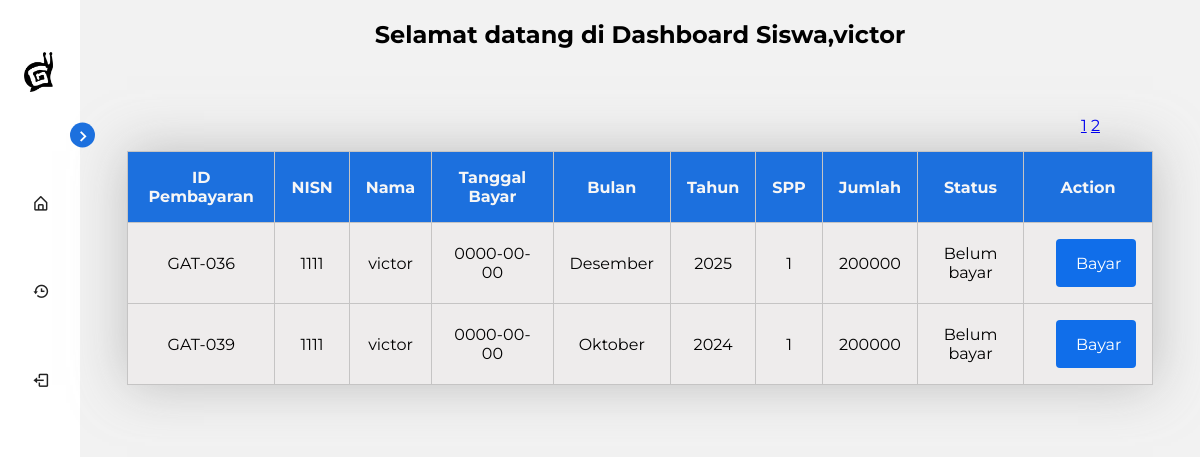
Page /src/user/Dashboard.php?pages=2 (signed in) on the committed database.
### tables this page shows
CREATE TABLE `pembayaran` (
  `id_pembayaran` int(4) NOT NULL,
  `id_petugas` int(2) DEFAULT NULL,
  `nisn` char(10) DEFAULT NULL,
  `tgl_bayar` date NOT NULL,
  `bulan_bayar` varchar(10) NOT NULL,
  `tahun_bayar` varchar(4) NOT NULL,
  `id_spp` int(2) DEFAULT NULL,
  `jumlah_bayar` varchar(11) NOT NULL,
  `Foto` varchar(100) NOT NULL,
  `status` enum('Belum bayar','Sedang proses','Lunas') NOT NULL
);

CREATE TABLE `siswa` (
  `nisn` char(10) NOT NULL,
  `nis` varchar(10) NOT NULL,
  `nama` varchar(30) NOT NULL,
  `id_kelas` int(2) DEFAULT NULL,
  `alamat` text NOT NULL,
  `no_telp` varchar(12) NOT NULL,
  `id_spp` int(2) DEFAULT NULL
);

### src/user/dashboard.php (the view, shortened to what this page needs)
<!DOCTYPE html>
<html lang="en">
<head>
    <link rel="stylesheet" href="../../style/d1.css" />
    <link href="https://unpkg.com/boxicons@2.1.4/css/boxicons.min.css" rel="stylesheet" />
</head>
<body>
    <nav class="sidebar close">
        <header>
            <div class="users">
                <div class="userDisplay">
                    <span class="fotoDisplay">
                        <img class="foto-user" src="../../img/nav-logo-land.png" alt="">
                    </span>
                </div>
            </div>
            <i class="bx bx-chevron-right toggle"></i>
        </header>
        <div class="menu-bar">
            <div class="menu">
                <ul class="menu-links">
                    <li class="nav-link">
                        <a href="#" data-target="Dashboard">
                            <i class="bx bx-home-alt icon"></i>
                        </a>
                    </li>
                    <li class="nav-link">
                        <a href="#" data-target="Manage">
                            <i class='bx bx-history icon'></i>
                        </a>
                    </li>
                    <li class="nav-link" id="logout">
                        <a href="../../php/keluar.php">
                            <i class='bx bx-log-out icon'></i>
                        </a>
                    </li>
                </ul>
            </div>
        </div>
    </nav>
    <div class="content">
        <section class="about" id="Dashboard">
            <h1>Selamat datang di Dashboard Siswa,<?php echo $_SESSION['nama'] ?> </h1>
            <div class="table-container">
                <?php
                include '../../php/koneksi.php';
                $nisn = $_SESSION['nisn'];
                $jumlahDataPerhalaman = 5;
                $Data = mysqli_query($koneksi, "SELECT * FROM pembayaran INNER JOIN siswa ON siswa.nisn=pembayaran.nisn where pembayaran.nisn='$nisn'");
                $jumlahSemuaData = mysqli_num_rows($Data);
                $halaman = isset($_GET['pages']) ? (int)$_GET['pages'] : 1;
                $mulaiHalaman = ($halaman > 1) ? ($halaman * $jumlahDataPerhalaman) - $jumlahDataPerhalaman : 0;
                $jumlahHalaman = ceil(($jumlahSemuaData / $jumlahDataPerhalaman));
                ?>
                <div class="pages">
                    <br />
                    <?php
                    for ($i = 1; $i <= $jumlahHalaman; $i++) {
                    ?>
                        <a href="Dashboard.php?pages=<?php echo "$i"; ?>"><?php echo "$i"; ?></a>
                    <?php
                    }
                    ?>
                </div>
                <table id="data-table">
                    <thead>
                        <tr>
                            <th>ID Pembayaran</th>
                            <th>NISN</th>
                            <th>Nama</th>
                            <th>Tanggal Bayar</th>
                            <th>Bulan</th>
                            <th>Tahun</th>
                            <th>SPP</th>
                            <th>Jumlah</th>
                            <th>Status</th>
                            <th>Action</th>
                        </tr>
                    </thead>
                    <tbody>
                        <tr>
                            <?php
                            $data = mysqli_query($koneksi, "SELECT * FROM pembayaran INNER JOIN siswa ON siswa.nisn=pembayaran.nisn where pembayaran.nisn='$nisn' limit $mulaiHalaman,$jumlahDataPerhalaman");
                            while ($kolom = mysqli_fetch_array($data)) {
                                echo "<Tr>
                        <td>GAT-0$kolom[id_pembayaran]</td>
                        <td>$kolom[nisn]</td>
                        <td>$kolom[nama]</td>
                        <td>$kolom[tgl_bayar]</td>
                        <td>$kolom[bulan_bayar]</td>
                        <td>$kolom[tahun_bayar]</td>
                        <td>$kolom[id_spp]</td>
                        <td>$kolom[jumlah_bayar]</td>
                        <td>$kolom[status]</td>";
                                if ($kolom['status'] == "Belum bayar") {
                                    echo "
                        <td><a href='dashboard.php?idpembayaran=$kolom[id_pembayaran]&status=$kolom[status]'><button class='cta-daf-tab btn-bayar' data-idpembayaran='$kolom[id_pembayaran]' data-status='$kolom[status]'>Bayar</button></a></td>";
                                }
                            }
                            ?>
                        </tr>
                    </tbody>
                </table>
            </div>
        </section>
    </div>
</body>
</html>

### rows in the picture
pembayaran: id_pembayaran "36", nisn.nisn "1111", nisn.nama "victor", tgl_bayar "0000-00-00", bulan_bayar "Desember", tahun_bayar "2025", nisn.id_spp "1", jumlah_bayar "200000", status "Belum bayar"
pembayaran: id_pembayaran "39", nisn.nisn "1111", nisn.nama "victor", tgl_bayar "0000-00-00", bulan_bayar "Oktober", tahun_bayar "2024", nisn.id_spp "1", jumlah_bayar "200000", status "Belum bayar"

### other values in the picture
$_SESSION['nama'] "victor"
